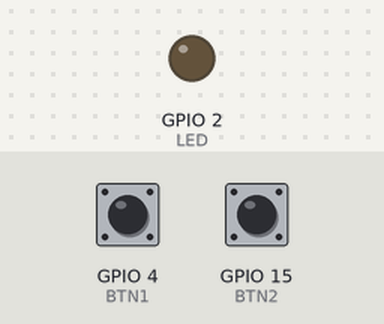
The sketch below on a simulated ESP32. Parts: output pins drawn as LEDs (lit = HIGH). Dashed ring = blinking. The test bench sets the inputs (shaded band); at power-on: GPIO 15 (BTN2) HIGH, GPIO 4 (BTN1) HIGH. WiFi joins after 1.5 s; servers stay silent unless stated; uploads are accepted with an empty reply; what the sketch prints to the serial monitor is not drawn.

Above: at 3.3 s.
3.4 s: GPIO 15 (BTN2) pulled LOW for 3.2 s
At 5.53 s:
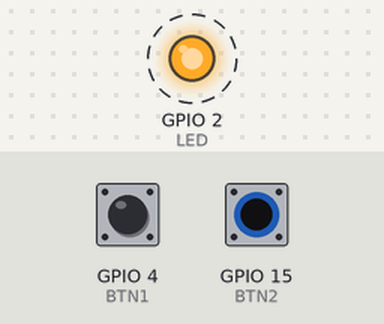
8.5 s: GPIO 4 (BTN1) pulled LOW for 0.15 s
At 8.94 s:
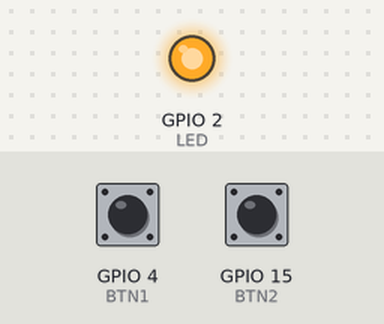
10.4 s: GPIO 4 (BTN1) pulled LOW for 1 s
At 12.2 s:
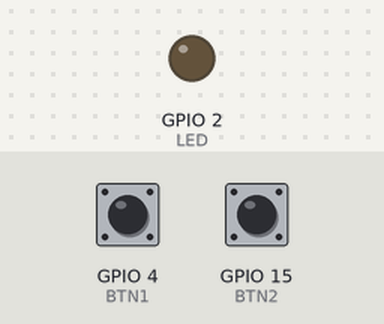
Timing chart, 0 to 13.7 s (numbered marks = the images above; inputs shaded):
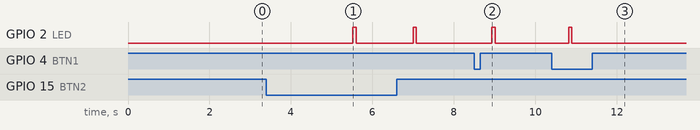

The sketch:

LocalHubRemote.ino
```cpp
/*
 * LocalHub Remote — ESP32 physical button remote for LocalHub
 * ----------------------------------------------------------------------------
 * Turns an ESP32 + 2 touch-sensitive buttons into a physical control remote
 * for your LocalHub phone server.
 *
 *   BUTTON 1  -> toggle flashlight (torch)
 *   BUTTON 2  -> volume up
 *   BUTTON 2 (long press ~1.5s) -> restart LocalHub server
 *
 * How it works:
 *   1. Connects to your Wi-Fi
 *   2. Logs into LocalHub to get an admin token (Bearer)
 *   3. On each button press, POSTs the mapped action to /api/device/action
 *   4. Shows status on the serial monitor (and optional OLED/LED if wired)
 *
 * Wiring (typical):
 *   - Touch button 1: GPIO 4 (capacitive touch, works out of the box)
 *   - Touch button 2: GPIO 15
 *   - (Optional) status LED: GPIO 2
 *
 * REQUIRED BOARD LIBRARY: none extra — uses built-in WiFi + HTTPClient + TouchRead.
 * Tested on ESP32 DevKit / ESP32-WROOM.
 *
 * Configure the values below for your network + LocalHub server.
 */
#include <WiFi.h>
#include <HTTPClient.h>
#include <ArduinoJson.h>

// ===================== CONFIG =====================
const char* WIFI_SSID = "YourWiFiSSID";
const char* WIFI_PASS = "YourWiFiPassword";

// Your phone's IP + the LocalHub port
const char* LOCALHUB_HOST = "192.168.0.108";
const uint16_t LOCALHUB_PORT = 8080;

// LocalHub admin credentials (use the admin account)
const char* LH_USER = "admin";
const char* LH_PASS = "admin";

// Touch button GPIOs
#define BTN1 4
#define BTN2 15

// Optional status LED (set to -1 to disable)
#define LED 2

// Touch sensitivity — an ADAPTIVE threshold is auto-calibrated at boot based on
// each pin's ambient (untouched) reading, so it works reliably across different
// board/finger conditions. TOUCH_DELTA just tunes how much a touch must drop the
// reading (lower = more sensitive).
#define TOUCH_DELTA 28
#define CAL_SAMPLES 20
// ==================================================

String token = "";
unsigned long lastPress1 = 0;
unsigned long lastPress2 = 0;
bool btn1State = false;

// Adaptive touch thresholds, calibrated in setup().
int thr1 = 30, thr2 = 30;

int calibrateTouch(uint8_t pin) {
  long sum = 0;
  for (int i = 0; i < CAL_SAMPLES; i++) { sum += touchRead(pin); delay(4); }
  int b = sum / CAL_SAMPLES;
  if (b <= TOUCH_DELTA) b = 60;
  return b;
}

String apiUrl(const char* path) {
  return String("http://") + LOCALHUB_HOST + ":" + LOCALHUB_PORT + path;
}

bool localhubLogin() {
  HTTPClient http;
  http.begin(apiUrl("/api/auth/login"));
  http.addHeader("Content-Type", "application/json");
  // Build a JSON body for the credentials.
  String body = String("{\"username\":\"") + LH_USER + "\",\"password\":\"" + LH_PASS + "\",\"remember\":false}";
  int code = http.POST(body);
  String resp = http.getString();
  http.end();

  if (code == 200) {
    // Parse the token from the JSON response.
    JsonDocument doc;
    DeserializationError err = deserializeJson(doc, resp);
    if (!err && doc["ok"].as<bool>()) {
      token = doc["token"].as<String>();
      Serial.println("[login] OK — token acquired");
      return token.length() > 0;
    }
  }
  Serial.println("[login] FAILED (code " + String(code) + "): " + resp);
  return false;
}

// Sends an admin action to LocalHub. Returns true on HTTP 200 + ok:true.
bool sendAction(const char* action, const char* value, const char* state) {
  if (token.length() == 0) {
    if (!localhubLogin()) return false;
  }
  HTTPClient http;
  http.begin(apiUrl("/api/device/action"));
  http.addHeader("Content-Type", "application/json");
  http.addHeader("Authorization", "Bearer " + token);

  String body = String("{\"action\":\"") + action + "\"";
  if (value) body += String(",\"value\":\"") + value + "\"";
  if (state) body += String(",\"state\":\"") + state + "\"";
  body += "}";

  int code = http.POST(body);
  String resp = http.getString();
  http.end();

  if (code == 200) {
    JsonDocument doc;
    DeserializationError err = deserializeJson(doc, resp);
    bool ok = !err && doc["ok"].as<bool>();
    Serial.printf("[%s] -> %s %d ok=%d\n", action, resp.c_str(), code, ok ? 1 : 0);
    return ok;
  }
  // Token may have expired — retry once after re-login.
  if (code == 401) {
    token = "";
    if (localhubLogin()) return sendAction(action, value, state);
  }
  Serial.printf("[%s] HTTP %d\n", action, code);
  return false;
}

void pressLed() {
  if (LED >= 0) { digitalWrite(LED, HIGH); delay(80); digitalWrite(LED, LOW); }
}

// Logs an event to LocalHub's access log so it shows up in the admin view.
// Uses the existing /api/log endpoint (admin).
void logEvent(String msg) {
  if (token.length() == 0 && !localhubLogin()) return;
  HTTPClient http;
  http.begin(apiUrl("/api/log"));
  http.addHeader("Content-Type", "application/json");
  http.addHeader("Authorization", "Bearer " + token);
  String body = String("{\"message\":\"ESP32: ") + msg + "\"}";
  http.POST(body);
  http.end();
}

void setup() {
  Serial.begin(115200);
  delay(300);
  if (LED >= 0) { pinMode(LED, OUTPUT); digitalWrite(LED, LOW); }

  Serial.print("[wifi] connecting to ");
  Serial.println(WIFI_SSID);
  WiFi.begin(WIFI_SSID, WIFI_PASS);
  int tries = 0;
  while (WiFi.status() != WL_CONNECTED && tries < 40) {
    delay(500);
    Serial.print(".");
    tries++;
  }
  Serial.println();
  // Calibrate adaptive touch thresholds for each button.
  thr1 = calibrateTouch(BTN1) - TOUCH_DELTA;
  thr2 = calibrateTouch(BTN2) - TOUCH_DELTA;
  if (thr1 < 3) thr1 = 3;
  if (thr2 < 3) thr2 = 3;
  Serial.printf("[touch] btn1 thr=%d btn2 thr=%d\n", thr1, thr2);

  if (WiFi.status() == WL_CONNECTED) {
    Serial.println("[wifi] connected, IP = " + WiFi.localIP().toString());
    Serial.println("[wifi] logging into LocalHub...");
    localhubLogin();
  } else {
    Serial.println("[wifi] FAILED to connect");
  }
}

void loop() {
  unsigned long now = millis();
  int t1 = touchRead(BTN1);
  int t2 = touchRead(BTN2);

  // ---- BUTTON 1: toggle flashlight ----
  // Track the torch state locally and send the opposite each press.
  static bool torchState = false;
  bool touched1 = (t1 < thr1);
  if (touched1 && !btn1State) {
    btn1State = true;
    torchState = !torchState;
    Serial.printf("[btn1] touch=%d torch -> %s\n", t1, torchState ? "ON" : "OFF");
    sendAction("torch", NULL, torchState ? "true" : "false");
    logEvent("Button1 flashlight " + String(torchState ? "on" : "off"));
    pressLed();
  }
  if (!touched1) btn1State = false;

  // ---- BUTTON 2: single = volume up, long press = restart server ----
  static bool btn2Held = false;
  bool touched2 = (t2 < thr2);
  if (touched2 && !btn2Held) {
    btn2Held = true;
    lastPress2 = now;
    Serial.printf("[btn2] touch=%d\n", t2);
  }
  if (btn2Held && touched2 && (now - lastPress2 > 1500)) {
    // Long press: restart LocalHub server
    Serial.println("[btn2] LONG PRESS -> restart server");
    if (token.length() == 0 && !localhubLogin()) { /* retry login */ }
    HTTPClient http;
    http.begin(apiUrl("/api/server/restart"));
    http.addHeader("Content-Type", "application/json");
    if (token.length()) http.addHeader("Authorization", "Bearer " + token);
    int code = http.POST("{}");
    http.end();
    Serial.printf("[restart] HTTP %d\n", code);
    logEvent("Button2 long-press restart");
    pressLed();
    btn2Held = false;
    delay(500);
  }
  if (!touched2 && btn2Held) {
    // Released without long-press -> single tap = volume up
    if (now - lastPress2 < 1500) {
      Serial.println("[btn2] single -> volume up");
      sendAction("volume_up", NULL, NULL);
      logEvent("Button2 volume up");
      pressLed();
    }
    btn2Held = false;
  }

  delay(50);
}
```

Measured:
- after the input at 3.4 s, GPIO 2 (LED): alternates HIGH for 0.08 s and LOW for 1.4 s, starting after 2.1 s
- after the input at 8.5 s, GPIO 2 (LED): LOW → HIGH after 0.44 s, → LOW 0.08 s later
- after the input at 10.4 s, GPIO 2 (LED): LOW → HIGH after 0.42 s, → LOW 0.08 s later
